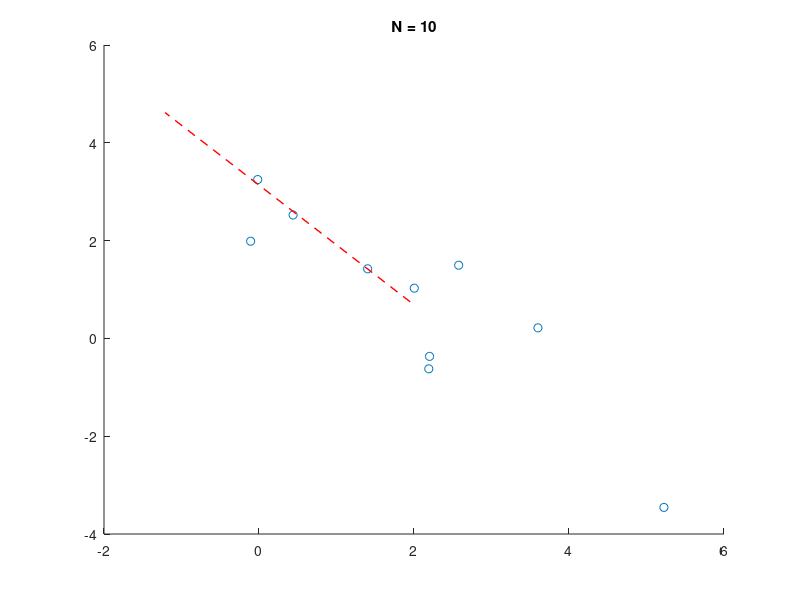
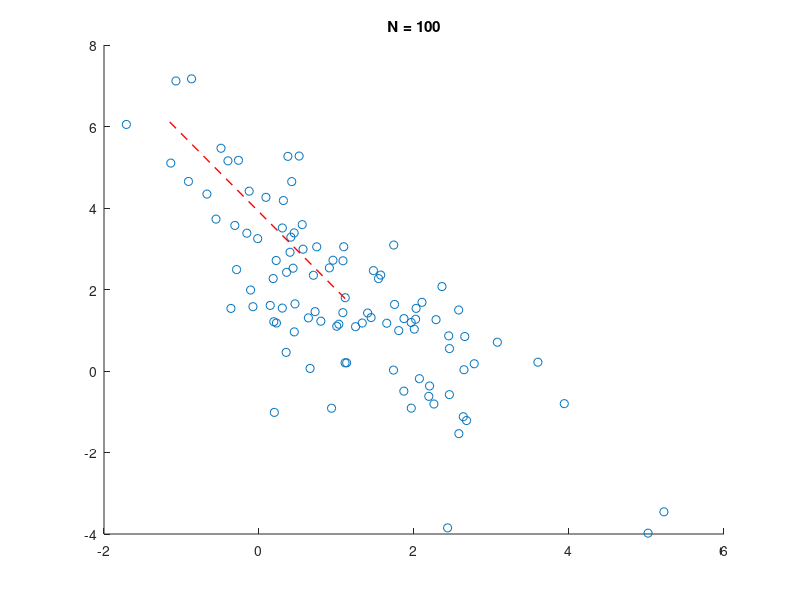
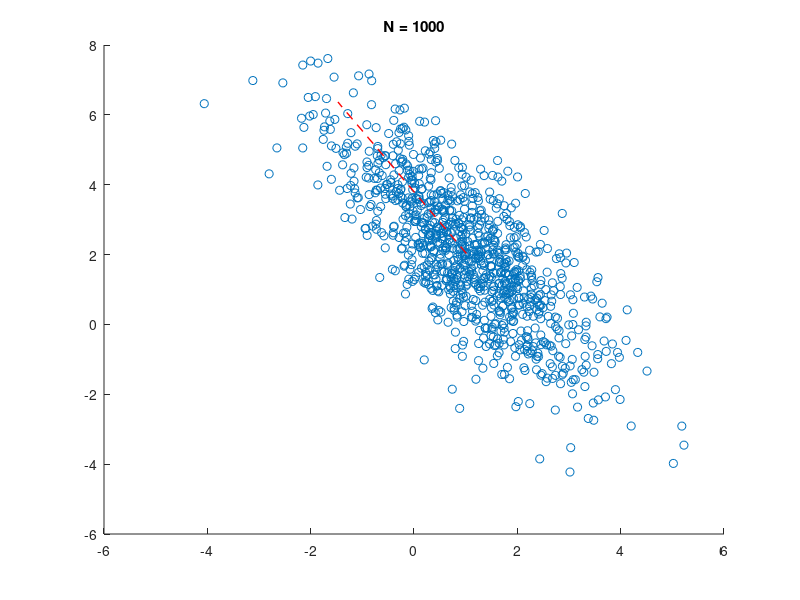
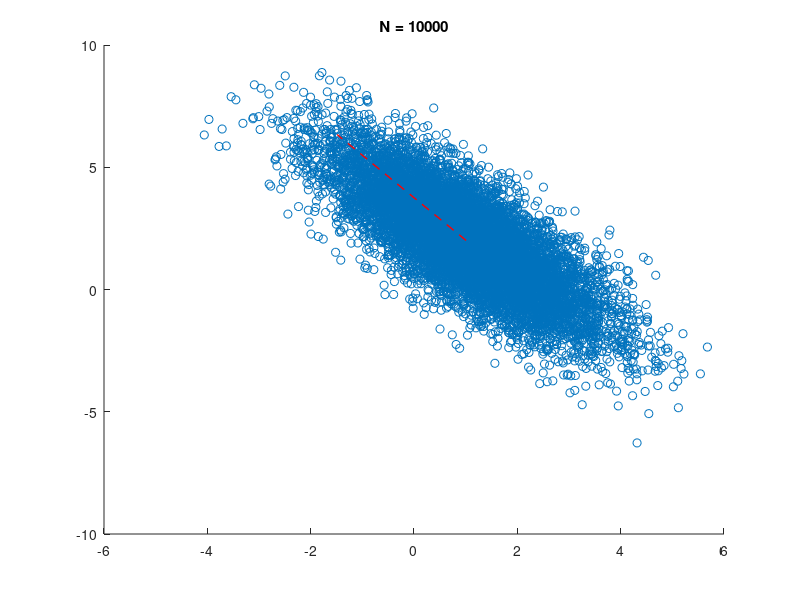

MATLAB code to generate these figures, in order:
clc;
clear;
close all;

% Find A from Covariance matrix C where C=A*A'
mu = [1; 2];
cov = [1.6250 -1.9486; -1.9486 3.8750];
[Q, D] = eig(cov);
A = Q*sqrt(D);

% Find norm of mu and frobenius norm of cov
norm_mu = norm(mu);
norm_cov = norm(cov);

% Initialize empty matrices to store error
mean_err = zeros(100, 5);
cov_err = zeros(100, 5);

for lN=1:5 % Looping over values of log10(N)
    N = 10^lN;
    for iter=1:100 % Repeating 100 times for a given N
        rng(2*iter); % Setting seed to reproduce results
        x_mu = A * randn(2,N); % values from (X - mu)
        x = x_mu + mu; % values from X
        
        % ML estimate of mean is sum(x)/N
        mean_mle = sum(x,2) / N;
         % ML estimate of covariance matrix is sum((x-mu)(x-mu)')/N
        cov_mle = x_mu*x_mu' / N;
        
        % Error measure of mean and covariance
        mean_err(iter,lN) = norm(mu - mean_mle) / norm_mu;
        cov_err(iter,lN) = norm(cov - cov_mle) / norm_cov;
    end
    
    hold off;
     % Plot data points for seed=100
    scatter(x(1,:), x(2,:));
    
    % Calculating principal mode of variation
    [Q, lambda] = eig(cov_mle);
    if lambda(1, 1) > lambda(2, 2)
        ep = D(1,1)*Q(:, 1);
    else
        ep = D(2,2)*Q(:, 2);
    end
    line([0 ep(1)] + mean_mle(1), [0 ep(2)] + mean_mle(2),'Color','red','LineStyle','--','LineWidth',1);

    title(sprintf("N = %i", N));
    saveas(gcf, sprintf("plots/q2/d_%i.jpg", N)); % Save current figure
end

hold off;
% Box plotting the mean error values for different N
boxplot(mean_err);
title('Error b/w True mean & ML estimate');
ylabel('Error');
xlabel('log_{10}(N)');
saveas(gcf, "plots/q2/mean_err.jpg"); % Save current figure

hold off;
% Box plotting the covariance error values for different N
boxplot(cov_err);
title('Error b/w True covariance & ML estimate');
ylabel('Error');
xlabel('log_{10}(N)');
saveas(gcf, "plots/q2/cov_err.jpg"); % Save current figure

close all;

function ret = norm(vec)
    ret = sqrt(sum(vec.*vec, 'all'));
end

